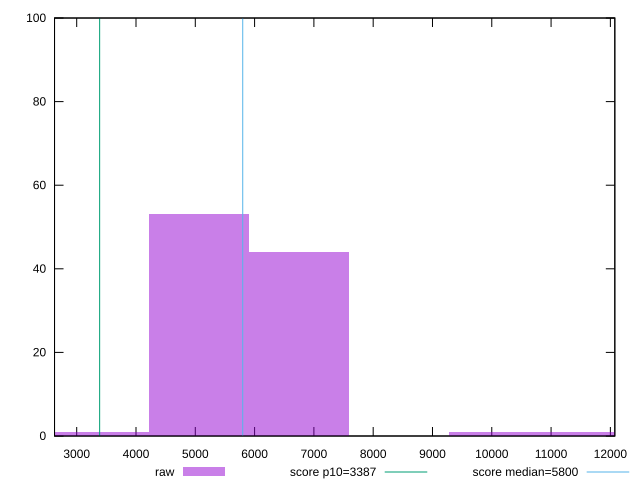

Recreate this plot in gnuplot.
reset

$raw <<EOF
10128.532322335066 1
11816.621042724244 1
5064.266161167533 53
6752.354881556711 44
3376.1774407783555 1
EOF

set key outside below
set boxwidth 1688.0887203891778
set xrange [2626.073507880211:12075.127829454457]
set yrange [0:100]
set trange [0:100]
set style fill transparent solid 0.5 noborder

set parametric
set terminal svg size 640, 490 enhanced background rgb 'white'
set output "report_00017_2021-02-10T15-08-03.406Z/speed-index/samples/pages/raw/histogram.svg"

plot $raw title "raw" with boxes, \
     3387,t title "score p10=3387", \
     5800,t title "score median=5800"

reset
